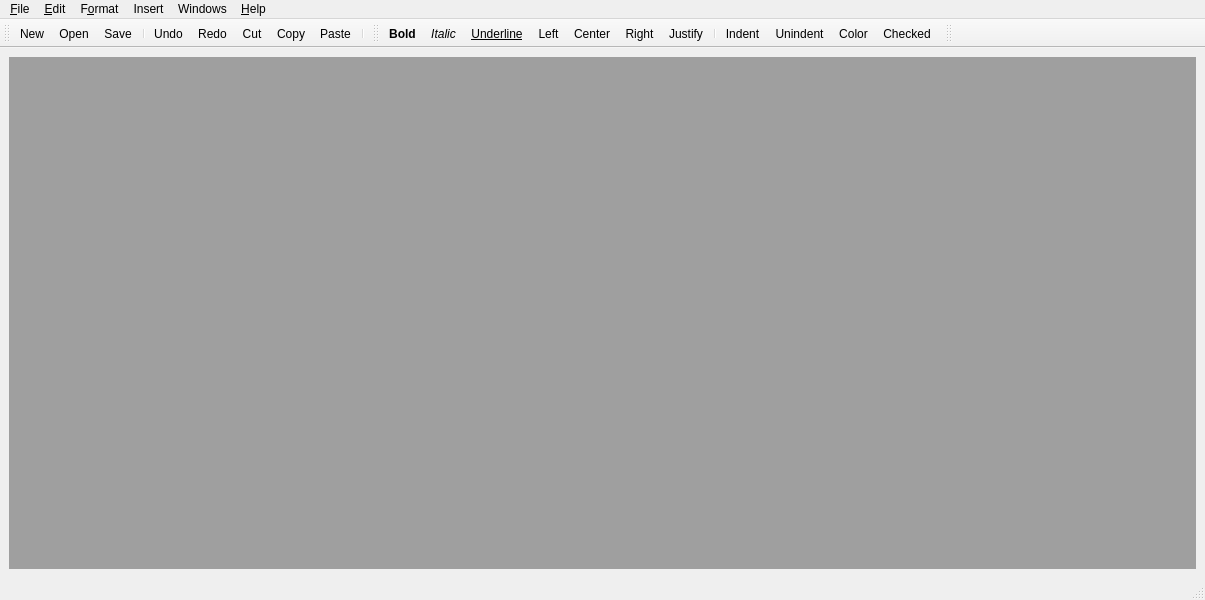
<?xml version="1.0" encoding="UTF-8"?>
<ui version="4.0">
 <class>MainWindow</class>
 <widget class="QMainWindow" name="MainWindow">
  <property name="geometry">
   <rect>
    <x>0</x>
    <y>0</y>
    <width>1205</width>
    <height>600</height>
   </rect>
  </property>
  <property name="windowTitle">
   <string>HtmlEdit</string>
  </property>
  <property name="windowIcon">
   <iconset resource="../htmledit.qrc">
    <normaloff>:/images/htmledit.png</normaloff>:/images/htmledit.png</iconset>
  </property>
  <widget class="QWidget" name="centralwidget">
   <layout class="QVBoxLayout" name="verticalLayout">
    <item>
     <widget class="QMdiArea" name="mdiArea"/>
    </item>
   </layout>
  </widget>
  <widget class="QMenuBar" name="menubar">
   <property name="geometry">
    <rect>
     <x>0</x>
     <y>0</y>
     <width>1205</width>
     <height>23</height>
    </rect>
   </property>
   <widget class="QMenu" name="menuFile">
    <property name="title">
     <string>&amp;File</string>
    </property>
    <addaction name="actionNew"/>
    <addaction name="actionOpen"/>
    <addaction name="separator"/>
    <addaction name="actionSave"/>
    <addaction name="actionSave_as"/>
    <addaction name="separator"/>
    <addaction name="actionPrint"/>
    <addaction name="actionExport_PDF"/>
    <addaction name="separator"/>
    <addaction name="actionQuit"/>
   </widget>
   <widget class="QMenu" name="menuEdit">
    <property name="title">
     <string>&amp;Edit</string>
    </property>
    <addaction name="actionUndo"/>
    <addaction name="actionRedo"/>
    <addaction name="separator"/>
    <addaction name="actionCut"/>
    <addaction name="actionCopy"/>
    <addaction name="actionPaste"/>
   </widget>
   <widget class="QMenu" name="menuformat">
    <property name="title">
     <string>F&amp;ormat</string>
    </property>
    <addaction name="actionBold"/>
    <addaction name="actionItalic"/>
    <addaction name="actionUnderline"/>
    <addaction name="separator"/>
    <addaction name="actionLeft"/>
    <addaction name="actionCenter"/>
    <addaction name="actionRight"/>
    <addaction name="actionJustify"/>
    <addaction name="separator"/>
    <addaction name="actionIndent"/>
    <addaction name="actionUnindent"/>
    <addaction name="separator"/>
    <addaction name="actionColor"/>
    <addaction name="separator"/>
    <addaction name="actionChecked"/>
   </widget>
   <widget class="QMenu" name="menuHelp">
    <property name="title">
     <string>&amp;Help</string>
    </property>
    <addaction name="actionAbout"/>
   </widget>
   <widget class="QMenu" name="menuWindows">
    <property name="title">
     <string>Windows</string>
    </property>
   </widget>
   <widget class="QMenu" name="menuInsert">
    <property name="title">
     <string>Insert</string>
    </property>
    <addaction name="actionTable"/>
   </widget>
   <addaction name="menuFile"/>
   <addaction name="menuEdit"/>
   <addaction name="menuformat"/>
   <addaction name="menuInsert"/>
   <addaction name="menuWindows"/>
   <addaction name="menuHelp"/>
  </widget>
  <widget class="QStatusBar" name="statusbar"/>
  <widget class="QToolBar" name="tb_file">
   <property name="windowTitle">
    <string>toolBar</string>
   </property>
   <property name="toolButtonStyle">
    <enum>Qt::ToolButtonIconOnly</enum>
   </property>
   <attribute name="toolBarArea">
    <enum>TopToolBarArea</enum>
   </attribute>
   <attribute name="toolBarBreak">
    <bool>false</bool>
   </attribute>
   <addaction name="actionNew"/>
   <addaction name="actionOpen"/>
   <addaction name="actionSave"/>
   <addaction name="separator"/>
   <addaction name="actionUndo"/>
   <addaction name="actionRedo"/>
   <addaction name="actionCut"/>
   <addaction name="actionCopy"/>
   <addaction name="actionPaste"/>
   <addaction name="separator"/>
  </widget>
  <widget class="QToolBar" name="tb_format">
   <property name="windowTitle">
    <string>toolBar_2</string>
   </property>
   <property name="toolButtonStyle">
    <enum>Qt::ToolButtonIconOnly</enum>
   </property>
   <attribute name="toolBarArea">
    <enum>TopToolBarArea</enum>
   </attribute>
   <attribute name="toolBarBreak">
    <bool>false</bool>
   </attribute>
   <addaction name="actionBold"/>
   <addaction name="actionItalic"/>
   <addaction name="actionUnderline"/>
   <addaction name="actionLeft"/>
   <addaction name="actionCenter"/>
   <addaction name="actionRight"/>
   <addaction name="actionJustify"/>
   <addaction name="separator"/>
   <addaction name="actionIndent"/>
   <addaction name="actionUnindent"/>
   <addaction name="actionColor"/>
   <addaction name="actionChecked"/>
  </widget>
  <widget class="QToolBar" name="tb_fonts">
   <property name="windowTitle">
    <string>toolBar</string>
   </property>
   <property name="toolButtonStyle">
    <enum>Qt::ToolButtonIconOnly</enum>
   </property>
   <attribute name="toolBarArea">
    <enum>TopToolBarArea</enum>
   </attribute>
   <attribute name="toolBarBreak">
    <bool>false</bool>
   </attribute>
  </widget>
  <action name="actionAbout">
   <property name="text">
    <string>&amp;About</string>
   </property>
  </action>
  <action name="actionNew">
   <property name="icon">
    <iconset resource="../htmledit.qrc">
     <normaloff>:/images/win/filenew.png</normaloff>:/images/win/filenew.png</iconset>
   </property>
   <property name="text">
    <string>&amp;New</string>
   </property>
   <property name="shortcut">
    <string>Ctrl+N</string>
   </property>
  </action>
  <action name="actionOpen">
   <property name="icon">
    <iconset resource="../htmledit.qrc">
     <normaloff>:/images/win/fileopen.png</normaloff>:/images/win/fileopen.png</iconset>
   </property>
   <property name="text">
    <string>&amp;Open...</string>
   </property>
   <property name="shortcut">
    <string>Ctrl+O</string>
   </property>
  </action>
  <action name="actionSave">
   <property name="icon">
    <iconset resource="../htmledit.qrc">
     <normaloff>:/images/win/filesave.png</normaloff>:/images/win/filesave.png</iconset>
   </property>
   <property name="text">
    <string>&amp;Save</string>
   </property>
   <property name="shortcut">
    <string>Ctrl+S</string>
   </property>
  </action>
  <action name="actionSave_as">
   <property name="text">
    <string>Save as...</string>
   </property>
  </action>
  <action name="actionPrint">
   <property name="icon">
    <iconset resource="../htmledit.qrc">
     <normaloff>:/images/win/fileprint.png</normaloff>:/images/win/fileprint.png</iconset>
   </property>
   <property name="text">
    <string>&amp;Print</string>
   </property>
   <property name="shortcut">
    <string>Ctrl+P</string>
   </property>
  </action>
  <action name="actionQuit">
   <property name="text">
    <string>&amp;Quit</string>
   </property>
  </action>
  <action name="actionUndo">
   <property name="icon">
    <iconset resource="../htmledit.qrc">
     <normaloff>:/images/win/editundo.png</normaloff>:/images/win/editundo.png</iconset>
   </property>
   <property name="text">
    <string>&amp;Undo</string>
   </property>
  </action>
  <action name="actionRedo">
   <property name="icon">
    <iconset resource="../htmledit.qrc">
     <normaloff>:/images/win/editredo.png</normaloff>:/images/win/editredo.png</iconset>
   </property>
   <property name="text">
    <string>&amp;Redo</string>
   </property>
   <property name="shortcut">
    <string>Ctrl+R</string>
   </property>
  </action>
  <action name="actionCut">
   <property name="icon">
    <iconset resource="../htmledit.qrc">
     <normaloff>:/images/win/editcut.png</normaloff>:/images/win/editcut.png</iconset>
   </property>
   <property name="text">
    <string>Cu&amp;t</string>
   </property>
   <property name="shortcut">
    <string>Ctrl+X</string>
   </property>
  </action>
  <action name="actionCopy">
   <property name="icon">
    <iconset resource="../htmledit.qrc">
     <normaloff>:/images/win/editcopy.png</normaloff>:/images/win/editcopy.png</iconset>
   </property>
   <property name="text">
    <string>&amp;Copy</string>
   </property>
   <property name="shortcut">
    <string>Ctrl+C</string>
   </property>
  </action>
  <action name="actionPaste">
   <property name="icon">
    <iconset resource="../htmledit.qrc">
     <normaloff>:/images/win/editpaste.png</normaloff>:/images/win/editpaste.png</iconset>
   </property>
   <property name="text">
    <string>&amp;Paste</string>
   </property>
   <property name="shortcut">
    <string>Ctrl+V</string>
   </property>
  </action>
  <action name="actionBold">
   <property name="icon">
    <iconset resource="../htmledit.qrc">
     <normaloff>:/images/win/textbold.png</normaloff>:/images/win/textbold.png</iconset>
   </property>
   <property name="text">
    <string>&amp;Bold</string>
   </property>
   <property name="font">
    <font>
     <bold>true</bold>
    </font>
   </property>
   <property name="shortcut">
    <string>Ctrl+B</string>
   </property>
  </action>
  <action name="actionItalic">
   <property name="icon">
    <iconset resource="../htmledit.qrc">
     <normaloff>:/images/win/textitalic.png</normaloff>:/images/win/textitalic.png</iconset>
   </property>
   <property name="text">
    <string>&amp;Italic</string>
   </property>
   <property name="font">
    <font>
     <italic>true</italic>
    </font>
   </property>
   <property name="shortcut">
    <string>Ctrl+I</string>
   </property>
  </action>
  <action name="actionUnderline">
   <property name="icon">
    <iconset resource="../htmledit.qrc">
     <normaloff>:/images/win/textunder.png</normaloff>:/images/win/textunder.png</iconset>
   </property>
   <property name="text">
    <string>&amp;Underline</string>
   </property>
   <property name="font">
    <font>
     <underline>true</underline>
    </font>
   </property>
   <property name="shortcut">
    <string>Ctrl+U</string>
   </property>
  </action>
  <action name="actionLeft">
   <property name="icon">
    <iconset resource="../htmledit.qrc">
     <normaloff>:/images/win/textleft.png</normaloff>:/images/win/textleft.png</iconset>
   </property>
   <property name="text">
    <string>&amp;Left</string>
   </property>
   <property name="shortcut">
    <string>Ctrl+L</string>
   </property>
  </action>
  <action name="actionCenter">
   <property name="icon">
    <iconset resource="../htmledit.qrc">
     <normaloff>:/images/win/textcenter.png</normaloff>:/images/win/textcenter.png</iconset>
   </property>
   <property name="text">
    <string>C&amp;enter</string>
   </property>
  </action>
  <action name="actionRight">
   <property name="icon">
    <iconset resource="../htmledit.qrc">
     <normaloff>:/images/win/textright.png</normaloff>:/images/win/textright.png</iconset>
   </property>
   <property name="text">
    <string>Right</string>
   </property>
  </action>
  <action name="actionJustify">
   <property name="icon">
    <iconset resource="../htmledit.qrc">
     <normaloff>:/images/win/textjustify.png</normaloff>:/images/win/textjustify.png</iconset>
   </property>
   <property name="text">
    <string>Justify</string>
   </property>
  </action>
  <action name="actionIndent">
   <property name="icon">
    <iconset resource="../htmledit.qrc">
     <normaloff>:/images/win/format-indent-more.png</normaloff>:/images/win/format-indent-more.png</iconset>
   </property>
   <property name="text">
    <string>&amp;Indent</string>
   </property>
   <property name="shortcut">
    <string>Ctrl+]</string>
   </property>
  </action>
  <action name="actionUnindent">
   <property name="icon">
    <iconset resource="../htmledit.qrc">
     <normaloff>:/images/win/format-indent-less.png</normaloff>:/images/win/format-indent-less.png</iconset>
   </property>
   <property name="text">
    <string>&amp;Unindent</string>
   </property>
   <property name="shortcut">
    <string>Ctrl+[</string>
   </property>
  </action>
  <action name="actionColor">
   <property name="text">
    <string>&amp;Color</string>
   </property>
  </action>
  <action name="actionChecked">
   <property name="icon">
    <iconset resource="../htmledit.qrc">
     <normaloff>:/images/win/checkbox.png</normaloff>:/images/win/checkbox.png</iconset>
   </property>
   <property name="text">
    <string>Chec&amp;ked</string>
   </property>
   <property name="shortcut">
    <string>Ctrl+K</string>
   </property>
  </action>
  <action name="actionExport_PDF">
   <property name="icon">
    <iconset resource="../htmledit.qrc">
     <normaloff>:/images/win/exportpdf.png</normaloff>:/images/win/exportpdf.png</iconset>
   </property>
   <property name="text">
    <string>Export PDF</string>
   </property>
  </action>
  <action name="actionTable">
   <property name="text">
    <string>Table</string>
   </property>
  </action>
 </widget>
 <resources>
  <include location="../htmledit.qrc"/>
 </resources>
 <connections/>
</ui>
